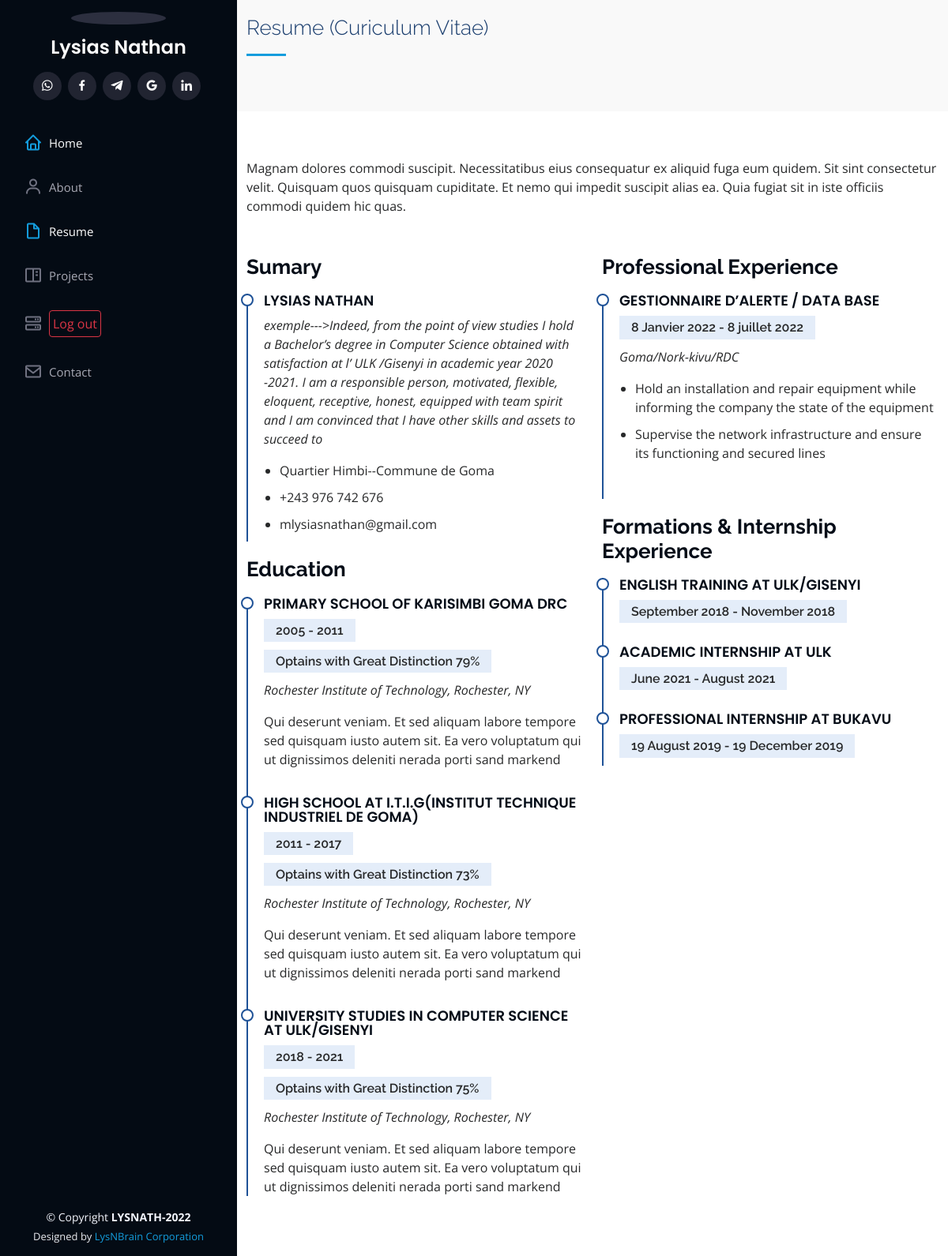
The app's page /pages/resume (signed in) with its own data.
### tables this page shows
CREATE TABLE `about` (
  `my_id` int(11) NOT NULL,
  `name_1` varchar(20) NOT NULL DEFAULT 'Muhido',
  `name_2` varchar(50) NOT NULL DEFAULT 'Lysias Nathan',
  `birthday` date NOT NULL,
  `civil_status` varchar(50) NOT NULL DEFAULT 'Single',
  `country` varchar(50) NOT NULL DEFAULT 'RDC',
  `city` varchar(50) NOT NULL DEFAULT 'Goma',
  `address` varchar(50) NOT NULL DEFAULT 'Q:Himbi--C:de Goma',
  `gmail` varchar(30) NOT NULL DEFAULT 'mlysiasnathan@gmail.com',
  `tel_1` varchar(20) NOT NULL DEFAULT '+243 976 742 676',
  `sumary` text NOT NULL,
  `avatar` varchar(10) NOT NULL DEFAULT 'me.jpg'
);

CREATE TABLE `experiences` (
  `exp_id` int(11) NOT NULL,
  `course` varchar(200) NOT NULL,
  `start` varchar(4) NOT NULL DEFAULT '2009',
  `end` varchar(4) NOT NULL DEFAULT '2009',
  `level` varchar(30) NOT NULL DEFAULT 'Not Bad',
  `legend` mediumtext NOT NULL
);

CREATE TABLE `jobs` (
  `job_id` int(11) NOT NULL,
  `job_name` varchar(60) NOT NULL,
  `job_start` varchar(30) NOT NULL,
  `job_end` varchar(30) NOT NULL,
  `job_address` varchar(60) NOT NULL,
  `role_1` varchar(100) NOT NULL,
  `role_2` varchar(100) NOT NULL,
  `role_3` varchar(100) NOT NULL
);

CREATE TABLE `formations` (
  `form_id` int(11) NOT NULL,
  `form_names` varchar(60) NOT NULL,
  `form_start` varchar(30) NOT NULL,
  `form_end` varchar(30) NOT NULL
);

### app/controllers/Pages.php (called while the page is built, shortened)
<?php
class Pages extends Controller {
    public function __construct() {
        $this->userModel = $this->model('User');
    }
    public function resume() {
        $experiences = $this->userModel->getExperiencies();
        $jobs = $this->userModel->getJobs();
        $abouts = $this->userModel->getAbout();
        $formations = $this->userModel->getFormations();
        $data = [
            'title' => 'LYSNATH - Blog',
            'abouts' => $abouts,
            'jobs' => $jobs,
            'experiences' => $experiences,
            'formations' => $formations,
        ];
        $this->view('pages/resume', $data);
    }
}
?>

### app/libraries/Core.php (called while the page is built, shortened)
<?php
  class Core {
    protected $currentMethod = 'index';
    public function __construct(){
      $url = $this->getUrl();
      if(isset($url[0])){
        if(file_exists('../app/controllers/' . ucwords($url[0]). '.php')){
          unset($url[0]);
        }
        $url[0] = 'index';
      }
      $this->currentController = new $this->currentController;
      if(isset($url[1])){
        if(method_exists($this->currentController, $url[1])){
          $this->currentMethod = $url[1];
          unset($url[1]);
        }
      }
      $this->params = $url ? array_values($url) : [];
      call_user_func_array([$this->currentController, $this->currentMethod], $this->params);
    }
    public function getUrl(){
      if(isset($_GET['url'])){
        $url = rtrim($_GET['url'], '/');
        $url = filter_var($url, FILTER_SANITIZE_URL);
        $url = explode('/', $url);
        return $url;
      }
    }
  }
?>

### app/require_app.php (called while the page is built, shortened)
<?php
    require_once 'libraries/Core.php';
    require_once 'libraries/Database.php';
    $init = new Core();
?>

### public/index.php (called while the page is built)
<?php
    require_once '../app/require_app.php';
?>

### app/libraries/Database.php (called while the page is built, shortened)
<?php
    class Database {
        private $dbHost = DB_HOST;
        private $dbUser = DB_USER;
        private $dbPass = DB_PASS;
        private $dbName = DB_NAME;
        private $statement;
        private $dbHandler;
        public function __construct() {
            $conn = 'mysql:host=' . $this->dbHost . ';dbname=' . $this->dbName;
            $options = array(
                PDO::ATTR_PERSISTENT => true,
                PDO::ATTR_ERRMODE => PDO::ERRMODE_EXCEPTION
            );
            try {
                $this->dbHandler = new PDO($conn, $this->dbUser, $this->dbPass, $options);
            } catch (PDOException $e) {
                $this->error = $e->getMessage();
                echo $this->error;
            }
        }
        public function query($sql) {
            $this->statement = $this->dbHandler->prepare($sql);
        }
        public function execute() {
            return $this->statement->execute();
        }
        public function resultSet() {
            $this->execute();
            return $this->statement->fetchAll(PDO::FETCH_OBJ);
        }
        public function single() {
            $this->execute();
            return $this->statement->fetch(PDO::FETCH_OBJ);
        }
    }
?>

### app/models/User.php (called while the page is built, shortened)
<?php
class User {
    private $db;
    public function __construct() {
        $this->db = new Database;
    }
    public function getAbout(){
        $this->db->query('SELECT * FROM about');
        $resultAbout = $this->db->single();
        return $resultAbout;
    }
    public function getExperiencies(){
        $this->db->query('SELECT * FROM experiences');
        $resultExp = $this->db->resultSet();
        return $resultExp;
    }
    public function getFormations(){
        $this->db->query('SELECT * FROM formations');
        $resultForm = $this->db->resultSet();
        return $resultForm;
    }
    public function getJobs(){
        $this->db->query('SELECT * FROM jobs');
        $resultJob = $this->db->resultSet();
        return $resultJob;
    }
}

### app/views/pages/resume.php (the view)
<?php include APP_ROOT . '/views/includes/head.php';?>
<?php include APP_ROOT . '/views/includes/side-bar.php';?>
<main id="main">
    <section class="breadcrumbs">
      <div class="container">
        <div class="d-flex justify-content-between align-items-center section-title">
            <h2>Resume (Curiculum Vitae)</h2>
        </div>
      </div>
    </section>
    <section id="resume" class="resume">
      <div class="container">
        <div class="section-title">
          <p>Magnam dolores commodi suscipit. Necessitatibus eius consequatur ex aliquid fuga eum quidem. Sit sint consectetur velit. Quisquam quos quisquam cupiditate. Et nemo qui impedit suscipit alias ea. Quia fugiat sit in iste officiis commodi quidem hic quas.</p>
        </div>
        <div class="row">
          <div class="col-lg-6" data-aos="fade-up">
            <h3 class="resume-title">Sumary</h3>
            <div class="resume-item pb-0">
              <h4><?= $data['abouts']->name_2 ?></h4>
              <p><em><?= $data['abouts']->sumary ?></em></p>
              <ul>
                <li><?= $data['abouts']->address ?></li>
                <li><?= $data['abouts']->tel_1 ?></li>
                <li><?= $data['abouts']->gmail ?></li>
              </ul>
            </div>
            <h3 class="resume-title">Education</h3>
        <?php foreach($data['experiences'] as $experience) : ?>
            <div class="resume-item">
              <h4><?= $experience->course ?></h4>
              <h5><?= $experience->start ?> - <?= $experience->end ?></h5>
              <h5>Optains with <?= $experience->level ?></h5>
              <p><em>Rochester Institute of Technology, Rochester, NY</em></p>
              <p>Qui deserunt veniam. Et sed aliquam labore tempore sed quisquam iusto autem sit. Ea vero voluptatum qui ut dignissimos deleniti nerada porti sand markend</p>
            </div>
        <?php endforeach ?>
          </div>
          <div class="col-lg-6" data-aos="fade-up" data-aos-delay="100">
            <h3 class="resume-title">Professional Experience</h3>
        <?php foreach($data['jobs'] as $job) : ?>
            <div class="resume-item">
              <h4><?= $job->job_name ?></h4>
              <h5><?= $job->job_start ?> - <?= $job->job_end ?></h5>
              <p><em><?= $job->job_address ?></em></p>
              <ul>
                <li><?= $job->role_1 ?></li>
                <li><?= $job->role_2 ?></li>
              </ul>
            </div>
        <?php endforeach ?>
        <h3 class="resume-title">Formations &amp; Internship Experience</h3>
        <?php foreach($data['formations'] as $formation) : ?>
            <div class="resume-item">
              <h4><?= $formation->form_names ?></h4>
              <h5><?= $formation->form_start ?> - <?= $formation->form_end ?></h5>
            </div>
        <?php endforeach ?>
          </div>
        </div>
      </div>
    </section>
</main>
<?php include APP_ROOT . '/views/includes/footer.php';?>

### app/views/includes/side-bar.php (shortened to what this page needs)
<header id="header">
  <div class="d-flex flex-column">
    <div class="profile">
      <img src="<?=URL_ROOT?>/assets/img/profile-img.jpg" alt="" class="img-fluid rounded-circle">
      <h1 class="text-light"><a href="#"><?= $data['abouts']->name_2; ?></a></h1>
      <div class="social-links mt-3 text-center">
        <a href="tel:+243976742676" class="whatsapp"><i class="bx bxl-whatsapp"></i></a>
        <a href="https://www.facebook.com/lysias.nathan" class="facebook"><i class="bx bxl-facebook"></i></a>
        <a href="tel:+243976742676" class="instagram"><i class="bx bxl-telegram"></i></a>
        <a href="mailto:mlysiasnathan@gmail.com" class="google-plus"><i class="bx bxl-google"></i></a>
        <a href="#" class="linkedin"><i class="bx bxl-linkedin"></i></a>
      </div>
    </div>
    <nav id="navbar" class="nav-menu navbar">
      <ul>
        <li><a href="<?= URL_ROOT ?>" class="nav-link scrollto active"><i class="bx bx-home"></i> <span>Home</span></a></li>
        <li><a href="<?= URL_ROOT ?>/pages/index#about" class="nav-link scrollto"><i class="bx bx-user"></i> <span>About</span></a></li>
        <li><a href="<?= URL_ROOT ?>/pages/index#resume" class="nav-link scrollto"><i class="bx bx-file-blank"></i> <span>Resume</span></a></li>
        <li><a href="<?=URL_ROOT?>/pages/index#portfolio-details" class="nav-link scrollto"><i class="bx bx-book-content"></i> <span>Projects</span></a></li>
        <li>
          <?php if(isset($_SESSION['usernameBlog'])) : ?>
            <a href="<?= URL_ROOT ?>/users/logout" class="nav-link scrollto"><i class="bx bx-server"></i> <span class="btn btn-outline-danger rounded p-1">Log out</span></a>
          <?php else : ?>
            <a href="#" class="nav-link scrollto" type="button" data-bs-toggle="modal" data-bs-target="#modalLogin" ><i class="bx bx-server"></i> <span class="btn btn-outline-primary rounded p-1">Log in</span></a>
          <?php endif; ?>
        </li>
        <li><a href="<?= URL_ROOT ?>/pages/index#contact" class="nav-link scrollto"><i class="bx bx-envelope"></i> <span>Contact</span></a></li>
      </ul>
    </nav>
  </div>
</header>

### public/assets/css/style.css (style rules this page uses)
body { font-family: "Open Sans", sans-serif; color: #272829; }
a { color: #149ddd; text-decoration: none; }
h1, h2, h3, h4, h5, h6 { font-family: "Raleway", sans-serif; }
#header { position: fixed; top: 0; left: 0; bottom: 0; width: 300px; transition: all ease-in-out 0.5s; z-index: 9997; transition: all 0.5s; padding: 0 15px; background: #040b14; overflow-y: auto; }
#header .profile img { margin: 15px auto; display: block; width: 120px; border: 8px solid #2c2f3f; }
#header .profile h1 { font-size: 24px; margin: 0; padding: 0; font-weight: 600; -moz-text-align-last: center; text-align-last: center; font-family: "Poppins", sans-serif; }
#header .profile h1 a, #header .profile h1 a:hover { color: #fff; text-decoration: none; }
#header .profile .social-links a { font-size: 18px; display: inline-block; background: #212431; color: #fff; line-height: 1; padding: 8px 0; margin-right: 4px; border-radius: 50%; text-align: center; width: 36px; height: 36px; transition: 0.3s; }
#main { margin-left: 300px; }
.nav-menu { padding: 30px 0 0 0; }
.nav-menu * { margin: 0; padding: 0; list-style: none; }
.nav-menu > ul > li { position: relative; white-space: nowrap; }
.nav-menu a, .nav-menu a:focus { display: flex; align-items: center; color: #a8a9b4; padding: 12px 15px; margin-bottom: 8px; transition: 0.3s; font-size: 15px; }
.nav-menu a i, .nav-menu a:focus i { font-size: 24px; padding-right: 8px; color: #6f7180; }
.nav-menu a:hover, .nav-menu .active, .nav-menu .active:focus, .nav-menu li:hover > a { text-decoration: none; color: #fff; }
.nav-menu a:hover i, .nav-menu .active i, .nav-menu .active:focus i, .nav-menu li:hover > a i { color: #149ddd; }
section { padding: 60px 0; overflow: hidden; }
.section-title { padding-bottom: 30px; }
.section-title h2 { font-size: 32px; font-weight: bold; margin-bottom: 20px; padding-bottom: 20px; position: relative; color: #173b6c; }
.section-title h2::after { content: ""; position: absolute; display: block; width: 50px; height: 3px; background: #149ddd; bottom: 0; left: 0; }
.section-title p { margin-bottom: 0; }
.resume .resume-title { font-size: 26px; font-weight: 700; margin-top: 20px; margin-bottom: 20px; color: #050d18; }
.resume .resume-item { padding: 0 0 20px 20px; margin-top: -2px; border-left: 2px solid #1f5297; position: relative; }
.resume .resume-item h4 { line-height: 18px; font-size: 18px; font-weight: 600; text-transform: uppercase; font-family: "Poppins", sans-serif; color: #050d18; margin-bottom: 10px; }
.resume .resume-item h5 { font-size: 16px; background: #e4edf9; padding: 5px 15px; display: inline-block; font-weight: 600; margin-bottom: 10px; }
.resume .resume-item ul { padding-left: 20px; }
.resume .resume-item ul li { padding-bottom: 10px; }
.resume .resume-item:last-child { padding-bottom: 0; }
.resume .resume-item::before { content: ""; position: absolute; width: 16px; height: 16px; border-radius: 50px; left: -9px; top: 0; background: #fff; border: 2px solid #1f5297; }
.breadcrumbs { padding: 20px 0; background: #f9f9f9; }
.breadcrumbs h2 { font-size: 26px; font-weight: 300; }

### records on screen
about: name_2 "Lysias Nathan", name_2 "LYSIAS NATHAN", sumary "exemple--->Indeed, from the point of view studies I hold a Bachelor’s degree in Computer Science obtained with satisfaction at l’ ULK /Gisenyi in academic year 2020 -2021. I am a responsible person, motivated, flexible, eloquent, receptive, honest, equipped with team spirit and I am convinced that I have other skills and assets to succeed to", address "Quartier Himbi--Commune de Goma", tel_1 "+243 976 742 676", gmail "mlysiasnathan@gmail.com"
experiences: course "PRIMARY SCHOOL OF KARISIMBI GOMA DRC", start "2005", end "2011", level "Great Distinction 79%"
experiences: course "HIGH SCHOOL AT I.T.I.G(INSTITUT TECHNIQUE INDUSTRIEL DE GOMA)", start "2011", end "2017", level "Great Distinction 73%"
experiences: course "UNIVERSITY STUDIES IN COMPUTER SCIENCE AT ULK/GISENYI", start "2018", end "2021", level "Great Distinction 75%"
jobs: job_name "GESTIONNAIRE D’ALERTE / DATA BASE", job_start "8 Janvier 2022", job_end "8 juillet 2022", job_address "Goma/Nork-kivu/RDC", role_1 "Hold an installation and repair equipment while informing the company the state of the equipment", role_2 "Supervise the network infrastructure and ensure its functioning and secured lines"
formations: form_names "ENGLISH TRAINING AT ULK/GISENYI", form_start "September 2018", form_end "November 2018"
formations: form_names "ACADEMIC INTERNSHIP AT ULK", form_start "June 2021", form_end "August 2021"
formations: form_names "PROFESSIONAL INTERNSHIP AT BUKAVU", form_start "19 August 2019", form_end "19 December 2019"
